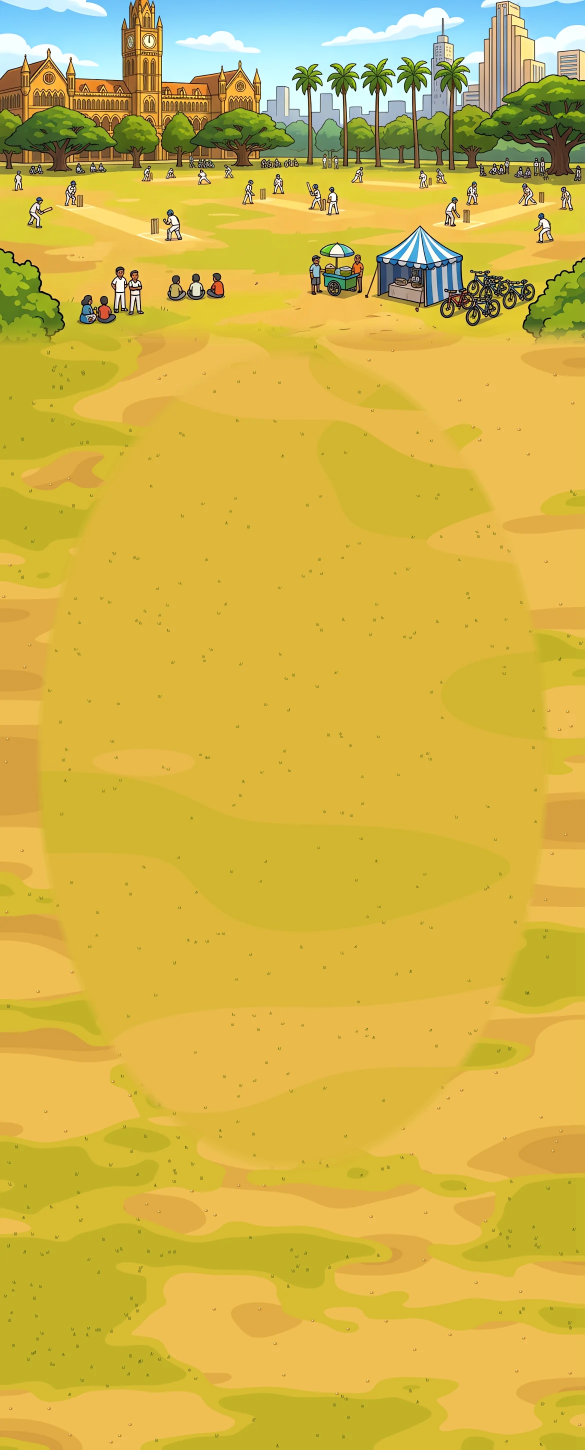
#> input picture assets/maidan/plate.webp, 1170 x 2900 px, given in place of plate.png, which was not available (shown at 1/2 size)
$ python groundmask.py
#> lines starting #> are read from the running program, lines starting #| are printed output that depends on the picture; after the words box and inside, x2 and y2 are one past the last pixel; in counts of white or black regions, pixels touching at a corner belong together; pictures that were not available may be replaced by others from this repository, and a replacement may not be noted
# Where a passing rickshaw may show: open sand (lit or shaded) and plain pavement in the band behind the far kerb,
# minus the painted objects it must pass behind (chai stall, stool, fruit cart, crates, scooter, lamp post).
import cv2, numpy as np
from PIL import Image
p = cv2.imread('plate.png'); h = cv2.cvtColor(p, cv2.COLOR_BGR2HSV)
#> further down, p is the input picture: shape (2900, 1170, 3); mean B, G, R 71.6, 180.5, 209.9
#> after `h = cv2.cvtColor(p, cv2.COLOR_BGR2HSV)`: h: shape (2900, 1170, 3); mean H, S, V 28, 176, 215
sand = (h[..., 0] >= 6) & (h[..., 0] <= 24) & (h[..., 1] >= 90) & (h[..., 2] >= 120)
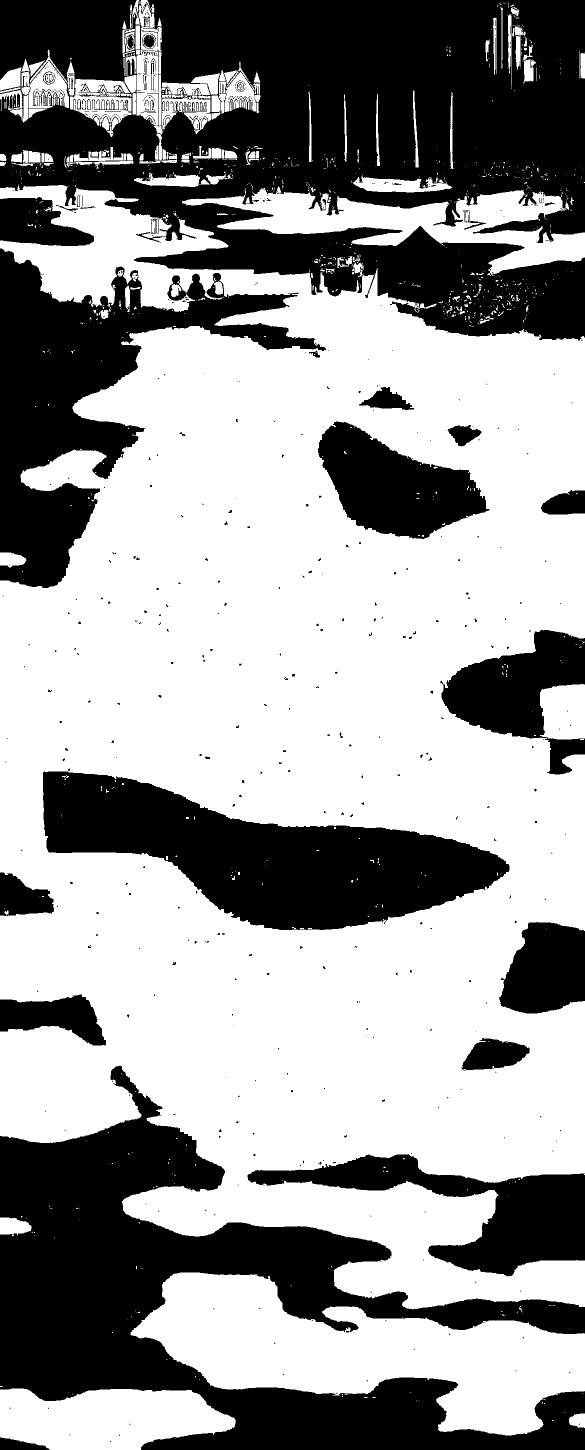
#> sand: shape (2900, 1170) bool (shown at 1/2 size); 60.3% white; 606 black regions (500 under 20 px), largest, box (x1, y1, x2, y2) and area: (0, 0, 1170, 681) 509459, (0, 2131, 1170, 2900) 324735, (86, 1543, 1019, 1860) 150234
pave = (h[..., 1] < 38) & (h[..., 2] > 110) & (h[..., 2] < 235)
#> pave: shape (2900, 1170) bool; 0.47% white; 1563 white regions (1472 under 20 px), largest, box (x1, y1, x2, y2) and area: (864, 86, 901, 233) 2572, (567, 174, 610, 251) 667, (864, 534, 877, 606) 606
m = (sand | pave).astype(np.uint8)
m = cv2.morphologyEx(m, cv2.MORPH_CLOSE, np.ones((5, 5), np.uint8))
#> m: shape (2900, 1170); values 0 (black) and 1 (white), 62.1% white; 95 black regions, largest, box (x1, y1, x2, y2) and area: (0, 0, 1170, 680) 420930, (0, 2132, 1170, 2900) 324200, (86, 1543, 1019, 1860) 149949
for x0, y0, x1, y1 in [(205, 440, 380, 670), (200, 630, 265, 700), (785, 470, 1005, 700), (940, 620, 1095, 745), (722, 320, 750, 470)]:
    m[y0:y1, x0:x1] = 0
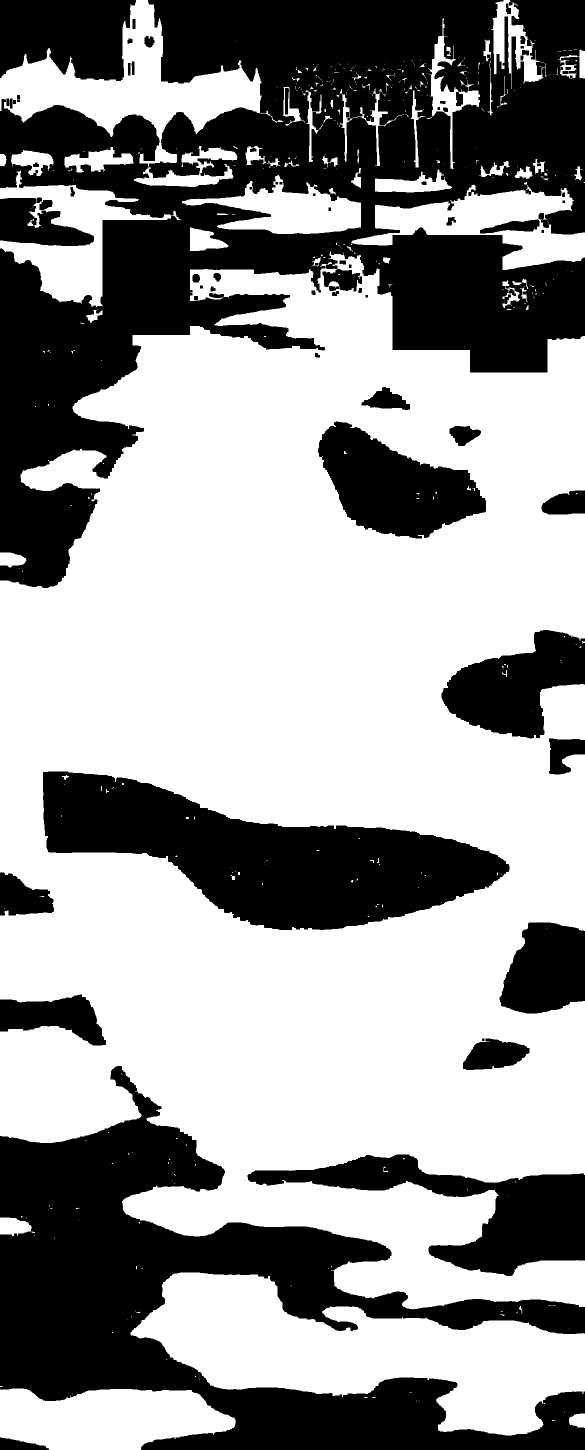
#> m: shape (2900, 1170) (shown at 1/2 size); values 0 (black) and 1 (white), 60.3% white; 69 black regions, largest, box (x1, y1, x2, y2) and area: (0, 0, 1170, 1176) 619488, (0, 2132, 1170, 2900) 324200, (86, 1543, 1019, 1860) 149949
m[:430] = 0; m[900:] = 0
#> after `m[:430] = 0`:
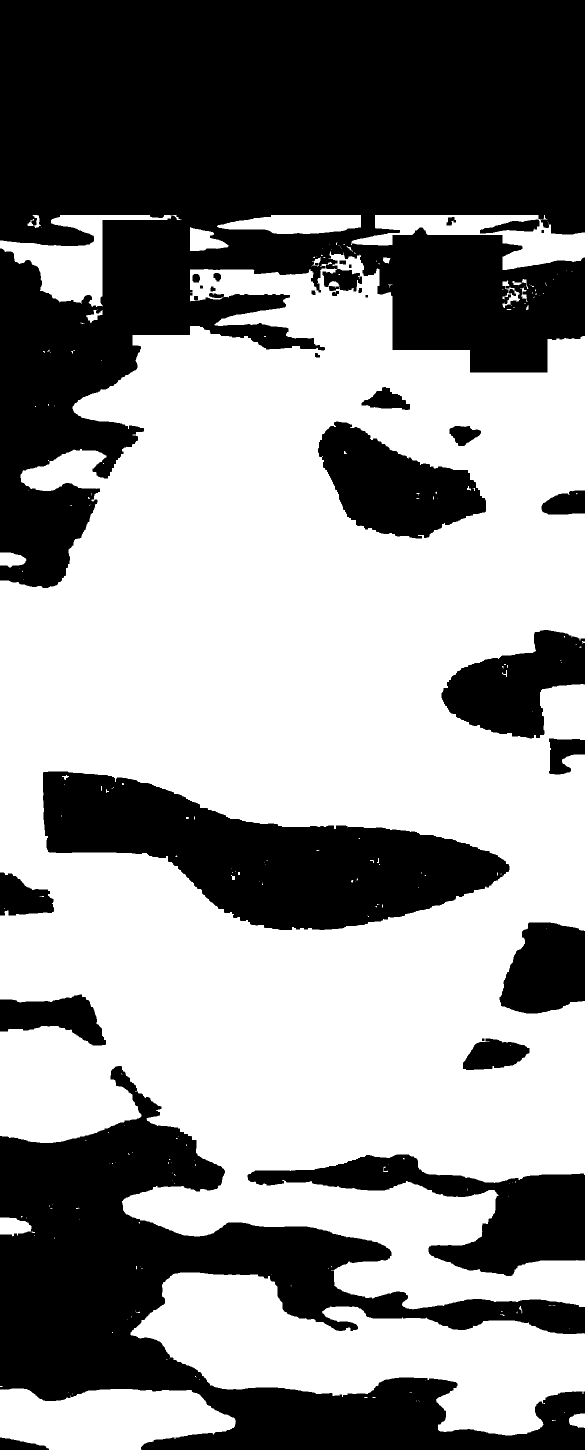
#> m: shape (2900, 1170) (shown at 1/2 size); values 0 (black) and 1 (white), 56.4% white; 31 black regions, largest, box (x1, y1, x2, y2) and area: (0, 0, 1170, 1176) 800759, (0, 2132, 1170, 2900) 324200, (86, 1543, 1019, 1860) 149949
#> after `m[900:] = 0`: m: shape (2900, 1170); values 0 (black) and 1 (white), 8.2% white; 70 white regions (54 under 20 px), largest, box (x1, y1, x2, y2) and area: (145, 502, 1170, 900) 222922, (702, 430, 1170, 540) 21213, (0, 430, 363, 614) 20687
m[:, :205] = 0; m[:, 1005:] = 0          # it comes out from behind the fruit cart and goes behind the chai stall
#> after `m[:, 1005:] = 0`:
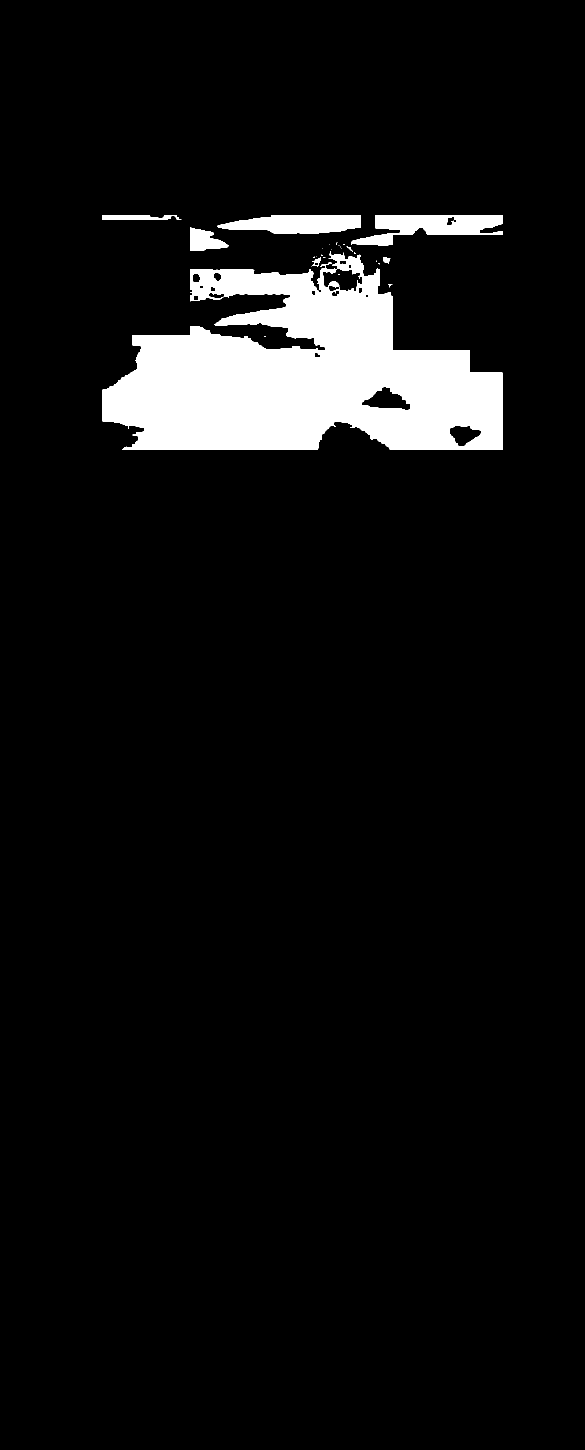
#> m: shape (2900, 1170) (shown at 1/2 size); values 0 (black) and 1 (white), 6.2% white; 28 white regions (20 under 20 px), largest, box (x1, y1, x2, y2) and area: (205, 502, 1005, 900) 189669, (702, 430, 1005, 491) 10081, (434, 430, 722, 468) 8142
a = cv2.GaussianBlur(m.astype(np.float32) * 255, (3, 3), 0).astype(np.uint8)
small = cv2.resize(a, (585, 1266), interpolation=cv2.INTER_AREA)
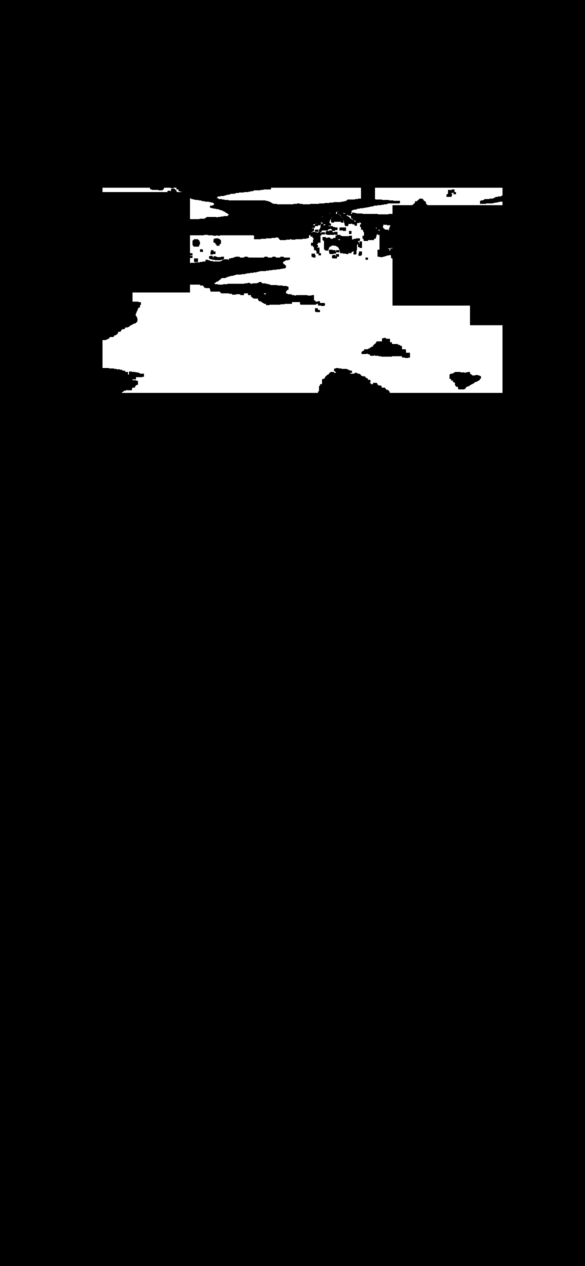
#> small: shape (1266, 585); min 0, max 255, mean 15.9
rgba = np.zeros((1266, 585, 4), np.uint8); rgba[..., 3] = small
Image.fromarray(rgba).save('../../../../assets/gully/art_groundmask.webp', lossless=True)
cv2.imwrite('/tmp/claude-0/sp/mask.jpg', np.dstack([small] * 3)[200:470])
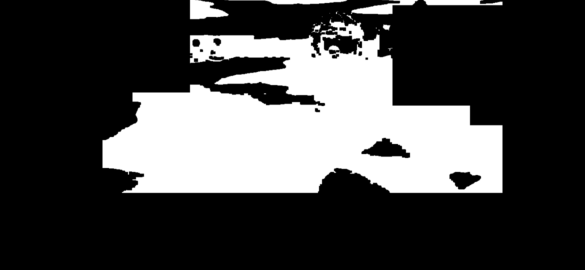
#> saved as mask.jpg: shape (270, 585, 3); min 0, max 255, mean 69.4
